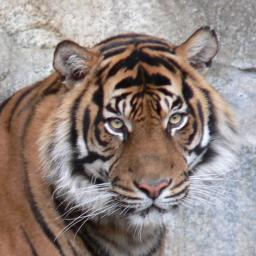

Recreate this plot in Python.
import requests
from PIL import Image
import numpy as np
from io import BytesIO

def download_tiger_image():
    # ✅ Tiger image URL (public domain)
    url = "https://upload.wikimedia.org/wikipedia/commons/5/56/Tiger.50.jpg"
    response = requests.get(url)

    if 'image' not in response.headers.get('Content-Type', ''):
        raise Exception("URL did not return an image. Please check the URL.")

    image = Image.open(BytesIO(response.content))
    print("✅ Tiger image downloaded successfully.")
    return image

def encrypt_image(image, key):
    pixels = np.array(image)

    # Convert to int16 to avoid overflow during encryption
    encrypted_pixels = (pixels.astype(np.int16) + key) % 256
    encrypted_image = Image.fromarray(encrypted_pixels.astype('uint8'))

    print("🔐 Image encrypted successfully.")
    return encrypted_image

def decrypt_image(encrypted_image, key):
    encrypted_pixels = np.array(encrypted_image)

    # Convert to int16 to avoid underflow during decryption
    decrypted_pixels = (encrypted_pixels.astype(np.int16) - key) % 256
    decrypted_image = Image.fromarray(decrypted_pixels.astype('uint8'))

    print("🔓 Image decrypted successfully.")
    return decrypted_image

# === Main Execution ===
if __name__ == "__main__":
    try:
        key = 42  # 🗝️ Encryption/Decryption key

        # Download and encrypt
        tiger_image = download_tiger_image()
        encrypted_image = encrypt_image(tiger_image, key)

        # Decrypt the encrypted image back
        decrypted_image = decrypt_image(encrypted_image, key)

        # Save images (optional)
        tiger_image.save("tiger_original.jpg")
        encrypted_image.save("tiger_encrypted.jpg")
        decrypted_image.save("tiger_decrypted.jpg")

        # ✅ Display images
        print("🖼️ Showing original image...")
        tiger_image.show(title="Original Tiger")

        print("🖼️ Showing encrypted image...")
        encrypted_image.show(title="Encrypted Tiger")

        print("🖼️ Showing decrypted image...")
        decrypted_image.show(title="Decrypted Tiger")

        print("✅ Done!")

    except Exception as e:
        print(f"❌ Error: {e}")
